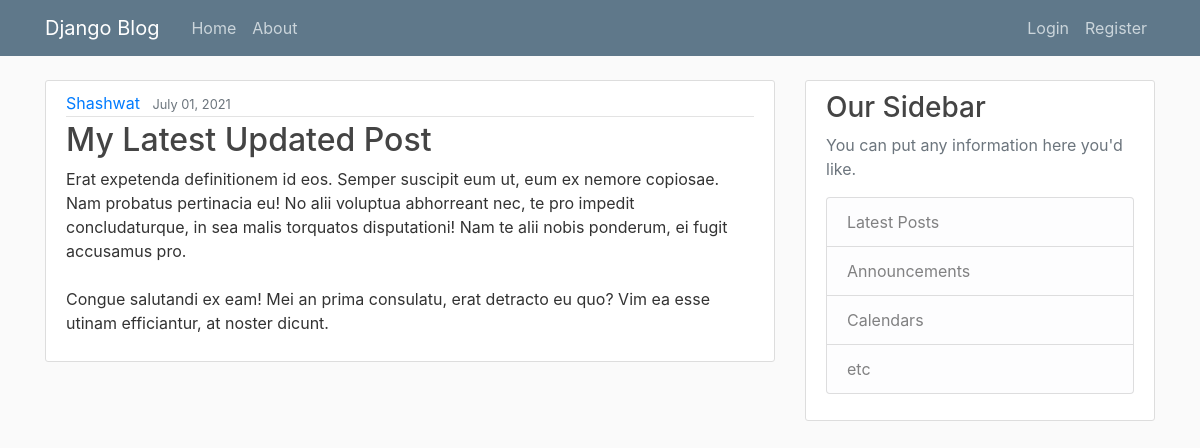
The page /posts/30 on the database its author committed.
### blog/models.py (models this page shows, shortened)
class  Post(models.Model):
    title=models.CharField(max_length=100)
    content=models.TextField()
    date_posted=models.DateTimeField(default=timezone.now)
    author=models.ForeignKey(User,on_delete=models.CASCADE)

### blog/views.py (the view)
# urls.py: path('posts/<int:pk>',PostDetailView.as_view(),name='post_detail'),
class PostDetailView(DetailView):
    model=Post

### blog/templates/blog/post_detail.html (shortened to what this page needs)
{% extends "blog/base.html" %}
{% block content %}
     <article class="media content-section">
        <div class="media-body">
          <div class="article-metadata">
            <a class="mr-2" href="{% url 'user-posts' object.author.username %}">{{ object.author }}</a>
            <small class="text-muted">{{ object.date_posted | date:"F d, Y" }}</small>
          </div>
          <h2 class="article-title">{{ object.title }}</h2>
          <p class="article-content">{{ object.content }}</p>
        </div>
      </article>
{% endblock content %}

### blog/static/blog/main.css (style rules this page uses)
body { background: #fafafa; color: #333333; margin-top: 5rem; }
h1, h2, h3, h4, h5, h6 { color: #444444; }
.content-section { background: #ffffff; padding: 10px 20px; border: 1px solid #dddddd; border-radius: 3px; margin-bottom: 20px; }
.article-title { color: #444444; }
.article-content { white-space: pre-line; }
.article-metadata { padding-bottom: 1px; margin-bottom: 4px; border-bottom: 1px solid #e3e3e3 }

### rows shown on the page
Post: author "Shashwat", date_posted "July 01, 2021", title "My Latest Updated Post", content "Erat expetenda definitionem id eos. Semper suscipit eum ut, eum ex nemore copiosae. Nam probatus pertinacia eu! No alii voluptua abhorreant nec, te pro impedit concludaturque, in sea malis torquatos disputationi! Nam te alii nobis ponderum, ei fugit accusamus pro. Congue salutandi ex eam! Mei an prima consulatu, erat detracto eu quo? Vim ea esse utinam efficiantur, at noster dicunt."
